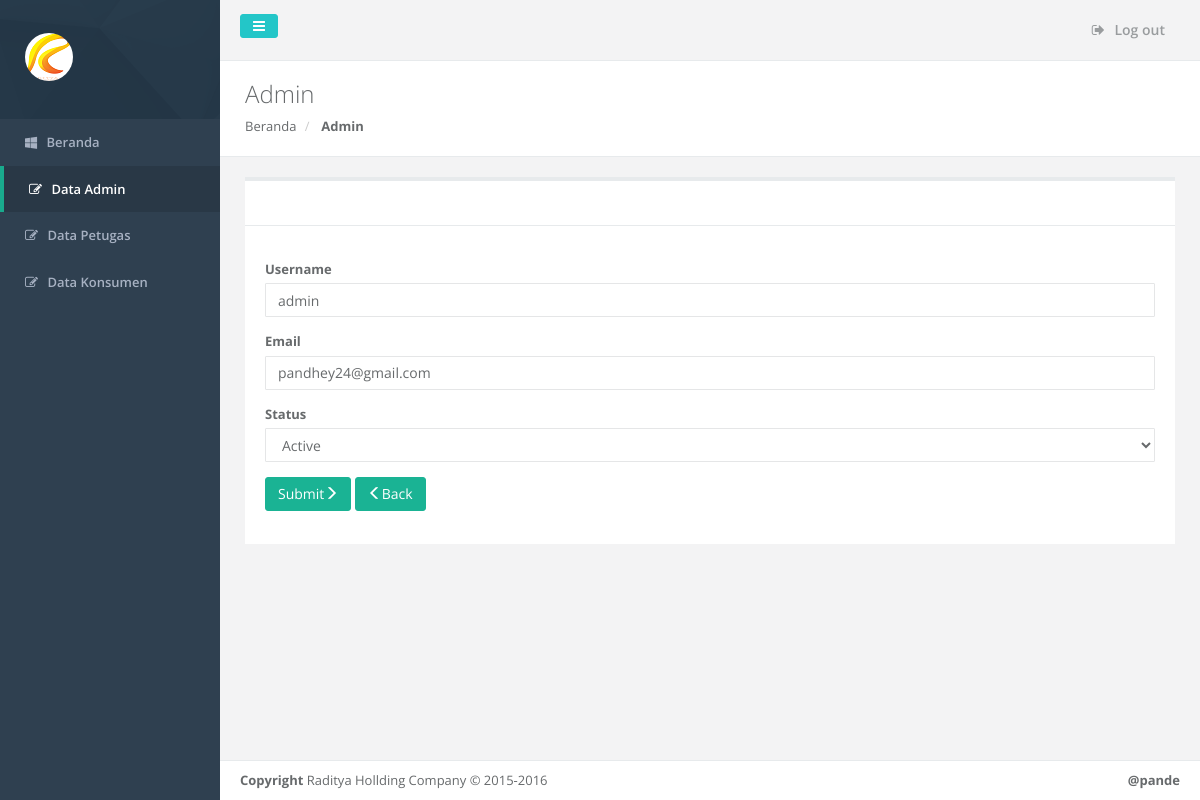
/admin/editdt_admin.php?id=2, run on the app's committed database.
### tables this page shows
CREATE TABLE IF NOT EXISTS `users` (
  `id` int(11) NOT NULL AUTO_INCREMENT,
  `username` varchar(30) NOT NULL,
  `password` varchar(225) NOT NULL,
  `email` varchar(50) NOT NULL,
  `token` varchar(225) DEFAULT NULL,
  `type` smallint(6) NOT NULL,
  `status` smallint(6) NOT NULL,
  `create_at` timestamp NOT NULL DEFAULT CURRENT_TIMESTAMP,
  `last_visit` timestamp NOT NULL DEFAULT '0000-00-00 00:00:00',
  PRIMARY KEY (`id`)
);

### admin/editdt_admin.php (the view, shortened to what this page needs)
<?php include_once('layouts/header.php') ?>
        <div class="row wrapper border-bottom white-bg page-heading">
			<div class="col-lg-10">
				<h2>Admin</h2>
				<ol class="breadcrumb">
					<li>
						<a href="index.php">Beranda</a>
					</li>
					<li class="active">
						<strong>Admin</strong>
					</li>
				</ol>
			</div>
				<div class="col-lg-2">
				</div>
		</div>
	<div class="row">
        <div class="col-lg-12">
            <div class="wrapper wrapper-content animated fadeInUp">
                <div class="ibox">
                    <div class="ibox-title">
                    </div>
						<div class="ibox-content">
							<div class="project-list">
								<?php
                                    $id = $_GET['id'];
                                            ?>
                                            <?php
                                    if(isset($id)){
                                        $result = $mysqli->query("select * from users where id='$id' ");
                                        $row = $result->fetch_assoc();
                                    }
								?>
								<br/>
								 <form method="post">
								  <div class="form-group">
									<label for="user">Username</label>
									<input type="text" class="form-control" id="user"  name="user" value="<?php echo $row['username']?>" required>
								  </div>
								  <div class="form-group">
									<label for="em">Email</label>
									<input type="text" class="form-control" id="em"  name="em" value="<?php echo $row['email']?>" required>
								  </div>
								  <div class="form-group">
									<label for="sts">Status</label>
                                    <select name="sts" id="sts" class="form-control" required>
                                        <option value="10" <?= $row['status']=='10' ? 'selected' : '' ?> >Active</option>
                                    </select>
								  </div>
								  <button type="submit" class="btn btn-primary"  name="submit">Submit<span class="glyphicon glyphicon-menu-right" ></span></button>
								  <a href="admin.php" class="btn btn-primary"><span class="glyphicon glyphicon-menu-left" aria-hidden="true"></span>Back</a>
								</form>
                            </div>
                        </div>
                </div>
            </div>
        </div>
	</div>
<?php include_once('layouts/footer.php'); ?>

### data on the page
users: user "admin", em "pandhey24@gmail.com", sts "Active"
